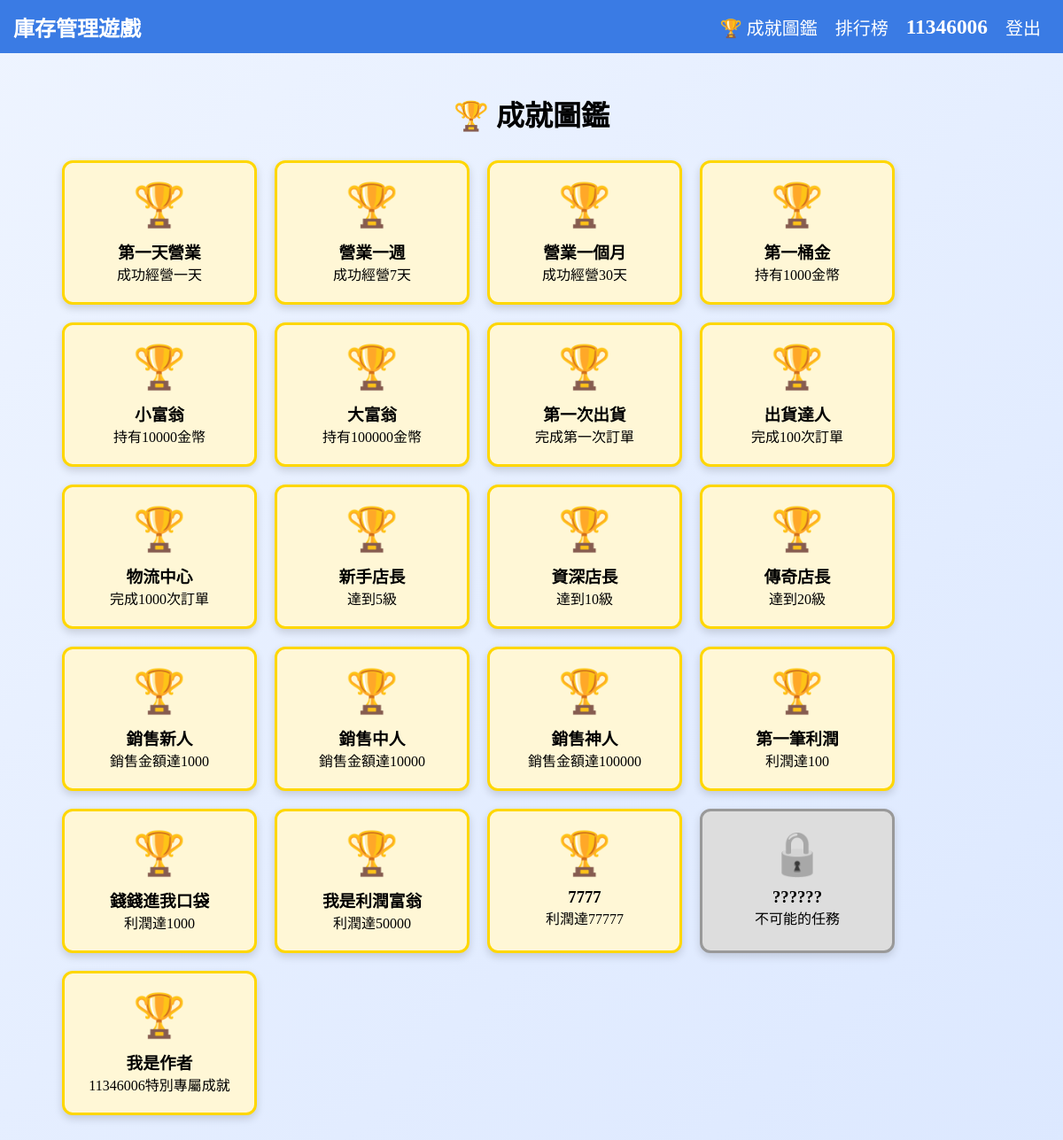
The page /achievements/ (signed in) on the database its author committed.
### game/models.py (models this page shows)
class Achievement(models.Model):
    name = models.CharField(max_length=100)
    condition = models.CharField(
        max_length=100,
        default="none"
    )
    reward = models.IntegerField(default=100)

### game/views.py (the view)
def achievements(request):
    player = Player.objects.get(user=request.user)
    unlocked = set(
        PlayerAchievement.objects.filter(
            player=player
        ).values_list(
            "achievement__name",
            flat=True
        )
    )
    all_achievements = [
        ("第一天營業", "成功經營一天"),
        ("營業一週", "成功經營7天"),
        ("營業一個月", "成功經營30天"),
        ("第一桶金", "持有1000金幣"),
        ("小富翁", "持有10000金幣"),
        ("大富翁", "持有100000金幣"),
        ("第一次出貨", "完成第一次訂單"),
        ("出貨達人", "完成100次訂單"),
        ("物流中心", "完成1000次訂單"),
        ("新手店長", "達到5級"),
        ("資深店長", "達到10級"),
        ("傳奇店長", "達到20級"),
        ("銷售新人","銷售金額達1000"),
        ("銷售中人","銷售金額達10000"),
        ("銷售神人","銷售金額達100000"),
        ("第一筆利潤","利潤達100"),
        ("錢錢進我口袋","利潤達1000"),
        ("我是利潤富翁","利潤達50000"),
        ("7777","利潤達77777"),
        ("不可能的任務","不可能的任務"),
        ("我是作者","11346006特別專屬成就"),
    ]
    achievement_list = []
    for name, desc in all_achievements:
        achievement_list.append({
            "name": name,
            "desc": desc,
            "unlocked": name in unlocked
        })
    return render(
        request,
        "game/achievements.html",
        {
            "achievement_list": achievement_list
        }
    )

### templates/game/achievements.html
{% extends "base.html" %}
{% load static %}
{% block content %}
<div class="achievement_page">
    <h1 class="achievement_title">
        🏆 成就圖鑑
    </h1>
    <div class="achievement_grid">
        {% for a in achievement_list %}
        <div class="
            achievement_card
            {% if a.unlocked %}
                unlocked
            {% else %}
                locked
            {% endif %}
        ">
            {% if a.unlocked %}
                <div class="icon">
                    🏆
                </div>
                <h3>
                    {{ a.name }}
                </h3>
                <p>
                    {{ a.desc }}
                </p>
            {% else %}
                <div class="icon">
                    🔒
                </div>
                <h3>
                    ??????
                </h3>
                <p>
                    {{ a.desc }}
                </p>
            {% endif %}
        </div>
        {% endfor %}
    </div>
</div>
{% endblock %}

### templates/base.html (shortened to what this page needs)
{% load static %}
<html>
<head>
    <link rel="stylesheet" href="{% static 'css/base.css' %}">
</head>
<body>
    <header>
        <nav>
            <h1 class="title"><a href="{% url 'home' %}">庫存管理遊戲</a></h1>
            <ul class="nav_ul">
                <li>
                    <a href="{% url 'achievements' %}" class="nav_ul_a">
                        🏆 成就圖鑑
                    </a>
                </li>
                <li><a href="{% url 'leaderboard' %}" class="nav_ul_a">排行榜</a></li>
                <li>
                    <h3>{{ request.user.username }}</h3>
                </li>
                <li><a href="{% url 'logout' %}" class="nav_ul_a">登出</a></li>
            </ul>
        </nav>
    </header>
    <main>
        {% block content %}
        {% endblock content %}
    </main>
</body>
</html>

### static/css/base.css (style rules this page uses)
* { padding: 0; margin: 0; box-sizing: border-box; font-family: '微軟正黑體'; }
body { background: linear-gradient( 135deg, #eef4ff, #dce8ff ); }
nav { width: 100%; height: 60px; padding: 0 15px; display: flex; justify-content: space-between; align-items: center; background-color: #3a7be4; box-sizing: border-box; }
.title a { text-decoration: none; color: #fff; }
.nav_ul { display: flex; justify-content: center; align-items: center; list-style: none; }
.nav_ul li { padding: 0 10px; color: #fff; font-size: 20px; }
.nav_ul_a { color: #fff; text-decoration: none; }
main { padding: 15px 40px; display: flex; min-height: 92vh; }
.achievement_page { padding:30px; }
.achievement_title { text-align:center; margin-bottom:30px; }
.achievement_grid { display:flex; flex-wrap:wrap; gap:20px; }
.achievement_card { width:220px; border-radius:12px; padding:20px; text-align:center; box-shadow: 0 4px 10px rgba(0,0,0,0.15); transition:.3s; }
.unlocked { background:#fff7d6; border:3px solid gold; }
.locked { background:#ddd; border:3px solid #999; filter:grayscale(100%); }
.icon { font-size:48px; margin-bottom:10px; }

### rows shown on the page
Achievement: name "第一天營業", desc "成功經營一天"
Achievement: name "營業一週", desc "成功經營7天"
Achievement: name "營業一個月", desc "成功經營30天"
Achievement: name "第一桶金", desc "持有1000金幣"
Achievement: name "小富翁", desc "持有10000金幣"
Achievement: name "大富翁", desc "持有100000金幣"
Achievement: name "第一次出貨", desc "完成第一次訂單"
Achievement: name "出貨達人", desc "完成100次訂單"
Achievement: name "物流中心", desc "完成1000次訂單"
Achievement: name "新手店長", desc "達到5級"
Achievement: name "資深店長", desc "達到10級"
Achievement: name "傳奇店長", desc "達到20級"
Achievement: name "銷售新人", desc "銷售金額達1000"
Achievement: name "銷售中人", desc "銷售金額達10000"
Achievement: name "銷售神人", desc "銷售金額達100000"
Achievement: name "第一筆利潤", desc "利潤達100"
Achievement: name "錢錢進我口袋", desc "利潤達1000"
Achievement: name "我是利潤富翁", desc "利潤達50000"
Achievement: name "我是作者", desc "11346006特別專屬成就"

### other values the page prints
{{ request.user.username }} "11346006"
{{ a.name }} "7777"
{{ a.desc }} "利潤達77777"
{{ a.desc }} "不可能的任務"
